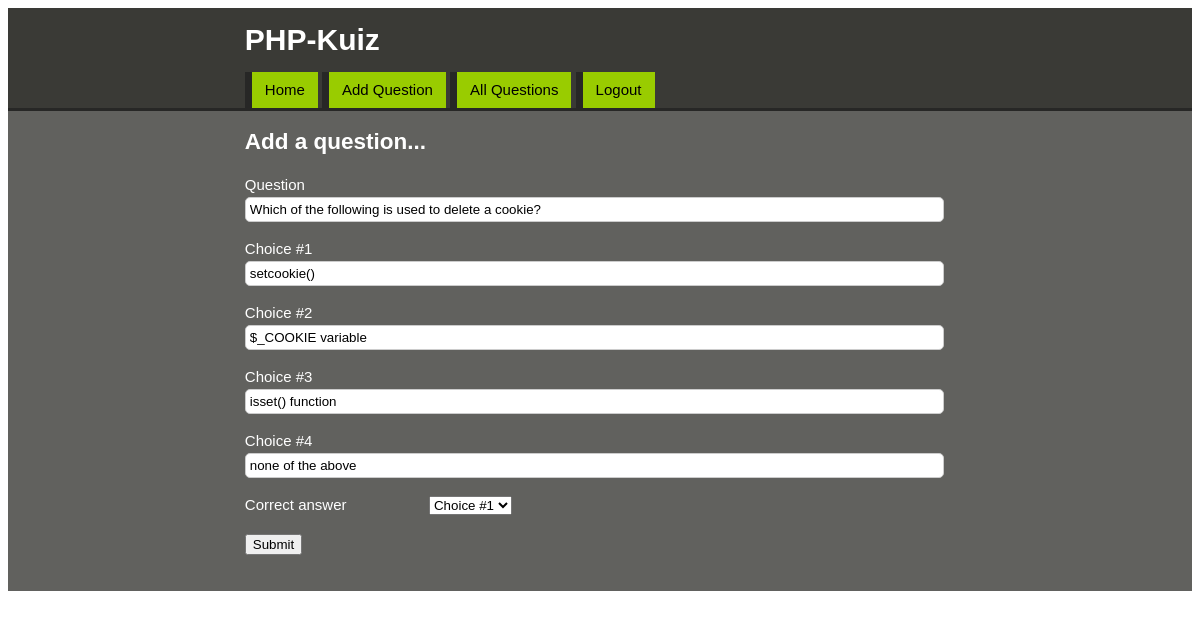
/editquestion.php?qno=8 (signed in), run on the app's committed database.
### tables this page shows
CREATE TABLE `questions` (
  `qid` int(11) NOT NULL,
  `qno` int(11) NOT NULL,
  `question` text NOT NULL,
  `ans1` text NOT NULL,
  `ans2` text NOT NULL,
  `ans3` text NOT NULL,
  `ans4` text NOT NULL,
  `correct_answer` varchar(1) NOT NULL
);

### editquestion.php (the view, shortened to what this page needs)
<?php include "connection.php";
if (isset($_SESSION['admin'])) {
	?>
<?php
if (isset($_GET['qno'])) {
	$qno = mysqli_real_escape_string($conn , $_GET['qno']);
	if (is_numeric($qno)) {
		$query = "SELECT * FROM questions WHERE qno = '$qno' ";
		$run = mysqli_query($conn, $query) or die(mysqli_error($conn));
		if (mysqli_num_rows($run) > 0) {
			while ($row = mysqli_fetch_array($run)) {
                 $question = $row['question'];
                 $ans1 = $row['ans1'];
                 $ans2 = $row['ans2'];
                 $ans3 = $row['ans3'];
                 $ans4 = $row['ans4'];
			}
		}
		else {
			echo "<script> alert('error');
			window.location.href = 'allquestions.php'; </script>" ;
		}
	}
	else {
		header("location: allquestions.php");
	}
}
?>
<!DOCTYPE html>
<html>
	<head>
		<link rel="stylesheet" type="text/css" href="css/style.css">
	</head>
	<body>
		<header>
			<div class="container">
				<h1>PHP-Kuiz</h1>
				<a href="index.php" class="start">Home</a>
				<a href="add.php" class="start">Add Question</a>
				<a href="allquestions.php" class="start">All Questions</a>
				<a href="exit.php" class="start">Logout</a>
			</div>
		</header>
		<main>
			<div class="container">
				<h2>Add a question...</h2>
				<form method="post" action="">
					<p>
						<label>Question</label>
						<input type="text" name="question" required="" value="<?php echo $question; ?>">
					</p>
					<p>
						<label>Choice #1</label>
						<input type="text" name="choice1" required="" value="<?php echo $ans1; ?>">
					</p>
					<p>
						<label>Choice #2</label>
						<input type="text" name="choice2" required="" value="<?php echo $ans2; ?>">
					</p>
					<p>
						<label>Choice #3</label>
						<input type="text" name="choice3" required="" value="<?php echo $ans3; ?>">
					</p>
					<p>
						<label>Choice #4</label>
						<input type="text" name="choice4" required="" value="<?php echo $ans4; ?>">
					</p>
					<p>
						<label>Correct answer</label>
						<select name="answer" >
                        <option value="a">Choice #1 </option>
                    </select>
					</p>
					<p>
						<input type="submit" name="submit" value="Submit">
					</p>
				</form>
			</div>
		</main>
	</body>
</html>
<?php }
else {
	header("location: admin.php");
}
?>

### css/style.css (style rules this page uses)
body { font-family: arial; font-size: 15px; line-height: 1.6em; }
a { text-decoration: none; }
label { display: inline-block; width: 180px; }
input[type='text'] { width: 97%; padding: 4px; border-radius: 5px; border:1px #ccc solid; }
.container { width: 60%; margin: 0 auto; overflow: auto; }
header { border-bottom: 3px #272726 solid; background: #3A3A36; color: white; }
main { padding-bottom: 20px; background: #61615E; color: white; }
a.start { display: inline-block; color: #000000; background: #99CC00; border-left: 7px #272726 solid; padding:6px 13px; }

### data on the page
questions: question "Which of the following is used to delete a cookie?", choice1 "setcookie()", choice2 "$_COOKIE variable", choice3 "isset() function", choice4 "none of the above"
